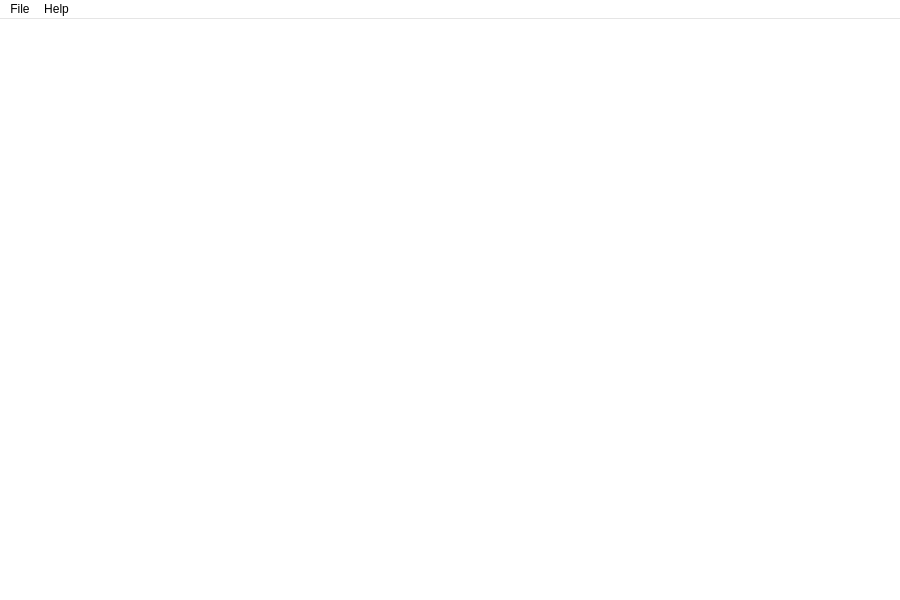
<?xml version="1.0" encoding="UTF-8"?>
<ui version="4.0">
 <class>MainWindow</class>
 <widget class="QMainWindow" name="MainWindow">
  <property name="geometry">
   <rect>
    <x>0</x>
    <y>0</y>
    <width>900</width>
    <height>600</height>
   </rect>
  </property>
  <property name="minimumSize">
   <size>
    <width>900</width>
    <height>600</height>
   </size>
  </property>
  <property name="maximumSize">
   <size>
    <width>900</width>
    <height>600</height>
   </size>
  </property>
  <property name="palette">
   <palette>
    <active>
     <colorrole role="Base">
      <brush brushstyle="SolidPattern">
       <color alpha="255">
        <red>255</red>
        <green>255</green>
        <blue>255</blue>
       </color>
      </brush>
     </colorrole>
     <colorrole role="Window">
      <brush brushstyle="SolidPattern">
       <color alpha="255">
        <red>255</red>
        <green>255</green>
        <blue>255</blue>
       </color>
      </brush>
     </colorrole>
    </active>
    <inactive>
     <colorrole role="Base">
      <brush brushstyle="SolidPattern">
       <color alpha="255">
        <red>255</red>
        <green>255</green>
        <blue>255</blue>
       </color>
      </brush>
     </colorrole>
     <colorrole role="Window">
      <brush brushstyle="SolidPattern">
       <color alpha="255">
        <red>255</red>
        <green>255</green>
        <blue>255</blue>
       </color>
      </brush>
     </colorrole>
    </inactive>
    <disabled>
     <colorrole role="Base">
      <brush brushstyle="SolidPattern">
       <color alpha="255">
        <red>255</red>
        <green>255</green>
        <blue>255</blue>
       </color>
      </brush>
     </colorrole>
     <colorrole role="Window">
      <brush brushstyle="SolidPattern">
       <color alpha="255">
        <red>255</red>
        <green>255</green>
        <blue>255</blue>
       </color>
      </brush>
     </colorrole>
    </disabled>
   </palette>
  </property>
  <property name="windowTitle">
   <string>MainWindow</string>
  </property>
  <widget class="QWidget" name="centralWidget">
   <property name="palette">
    <palette>
     <active>
      <colorrole role="Base">
       <brush brushstyle="SolidPattern">
        <color alpha="255">
         <red>255</red>
         <green>255</green>
         <blue>255</blue>
        </color>
       </brush>
      </colorrole>
      <colorrole role="Window">
       <brush brushstyle="SolidPattern">
        <color alpha="255">
         <red>255</red>
         <green>255</green>
         <blue>255</blue>
        </color>
       </brush>
      </colorrole>
     </active>
     <inactive>
      <colorrole role="Base">
       <brush brushstyle="SolidPattern">
        <color alpha="255">
         <red>255</red>
         <green>255</green>
         <blue>255</blue>
        </color>
       </brush>
      </colorrole>
      <colorrole role="Window">
       <brush brushstyle="SolidPattern">
        <color alpha="255">
         <red>255</red>
         <green>255</green>
         <blue>255</blue>
        </color>
       </brush>
      </colorrole>
     </inactive>
     <disabled>
      <colorrole role="Base">
       <brush brushstyle="SolidPattern">
        <color alpha="255">
         <red>255</red>
         <green>255</green>
         <blue>255</blue>
        </color>
       </brush>
      </colorrole>
      <colorrole role="Window">
       <brush brushstyle="SolidPattern">
        <color alpha="255">
         <red>255</red>
         <green>255</green>
         <blue>255</blue>
        </color>
       </brush>
      </colorrole>
     </disabled>
    </palette>
   </property>
   <property name="autoFillBackground">
    <bool>false</bool>
   </property>
  </widget>
  <widget class="QMenuBar" name="menuBar">
   <property name="geometry">
    <rect>
     <x>0</x>
     <y>0</y>
     <width>900</width>
     <height>22</height>
    </rect>
   </property>
   <widget class="QMenu" name="menuFile">
    <property name="title">
     <string>File</string>
    </property>
    <addaction name="actionOpen"/>
    <addaction name="actionSave"/>
    <addaction name="actionSave_as"/>
    <addaction name="actionExport_to_PNF_Ctrl_E"/>
   </widget>
   <widget class="QMenu" name="menuHelp">
    <property name="title">
     <string>Help</string>
    </property>
    <addaction name="actionShow_Help_F1"/>
   </widget>
   <addaction name="menuFile"/>
   <addaction name="menuHelp"/>
  </widget>
  <action name="actionOpen">
   <property name="text">
    <string>Open                    &amp;Ctrl+O</string>
   </property>
  </action>
  <action name="actionSave">
   <property name="text">
    <string>Save                      &amp;Ctrl+S</string>
   </property>
  </action>
  <action name="actionSave_as">
   <property name="text">
    <string>Save as        &amp;Ctrl+Shift+S</string>
   </property>
  </action>
  <action name="actionExport_to_PNF_Ctrl_E">
   <property name="text">
    <string>Export to PNG       &amp;Ctrl+E</string>
   </property>
  </action>
  <action name="actionShow_Help_F1">
   <property name="text">
    <string>Show Help &amp;F1</string>
   </property>
  </action>
 </widget>
 <layoutdefault spacing="6" margin="11"/>
 <resources/>
 <connections/>
</ui>
